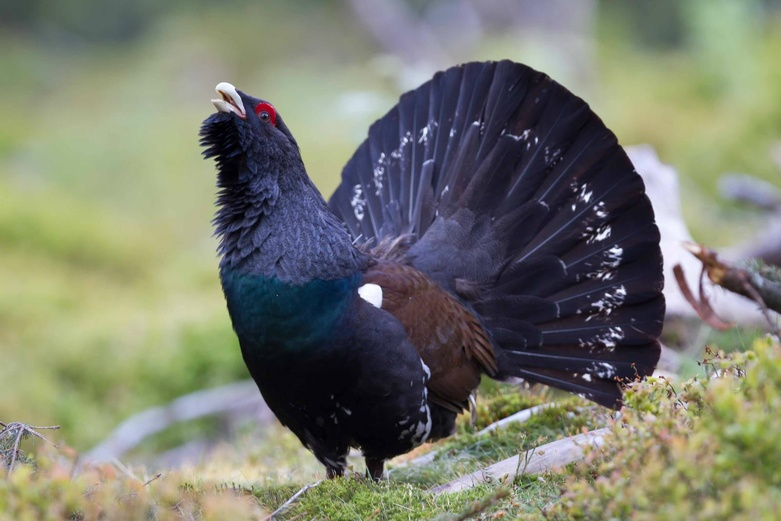
%> input picture IMMAGINI/gallo_c.jpg, 781 x 521 px, shrunk from 1600 x 1067 before the run
$ octave img3.m   (GNU Octave 9; MATLAB toolbox functions it lacks are replaced by stand-ins)
%> lines starting %> are read from the running program, lines starting %| are printed output that depends on the picture
disp('-------------------------------------------------------------------')
% 1) Leggere i dati

txt = sceglifoto();
%> the answer given: 1
X = imread(txt);
%> X is the input picture: size 521x781x3 uint8; mean R, G, B 121.3, 124.2, 110
image(X); % visualizza matrice come immagine
X; % visualizza matrice come numeri
X_g = rgb2gray(X); % converte l' immagine in scala di grigi
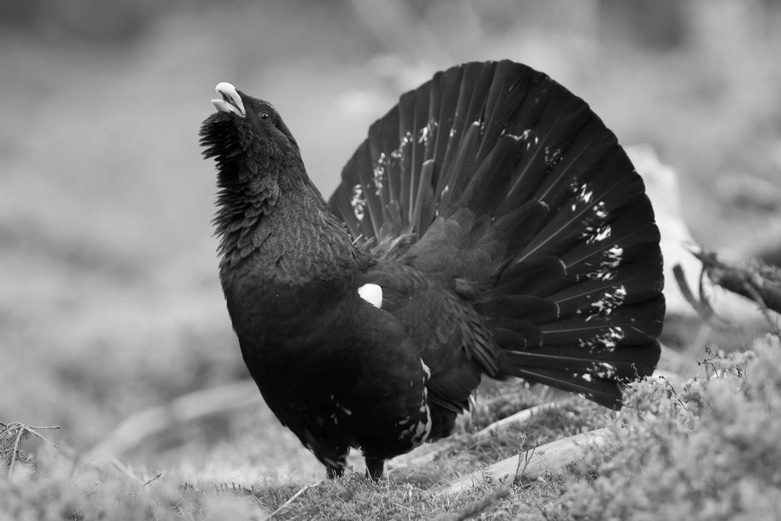
%> X_g: size 521x781 uint8; min 0, max 255, mean 121.7
image(X_g);
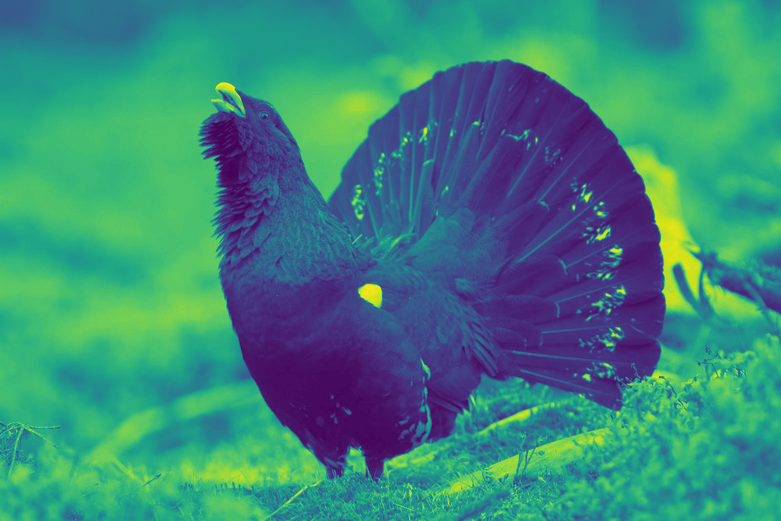
%> displayed picture: size 521x781x3, on the screen's scale of 0 to 255; mean R, G, B 58.3, 135.3, 123.6
X_g;

% 2) Compressione immagini con SVD

K = 20

[X_c, S, S_cut] = compressioneSVD(K, X_g);
% [11 lines not run here, left out]
function [mat_c, S, S_cut] = compressioneSVD(k, img)
%> called with k = 20
    img = double(img)/255; % i pixel dell'immagine vanno normalizzati
%> (the run ends here)
